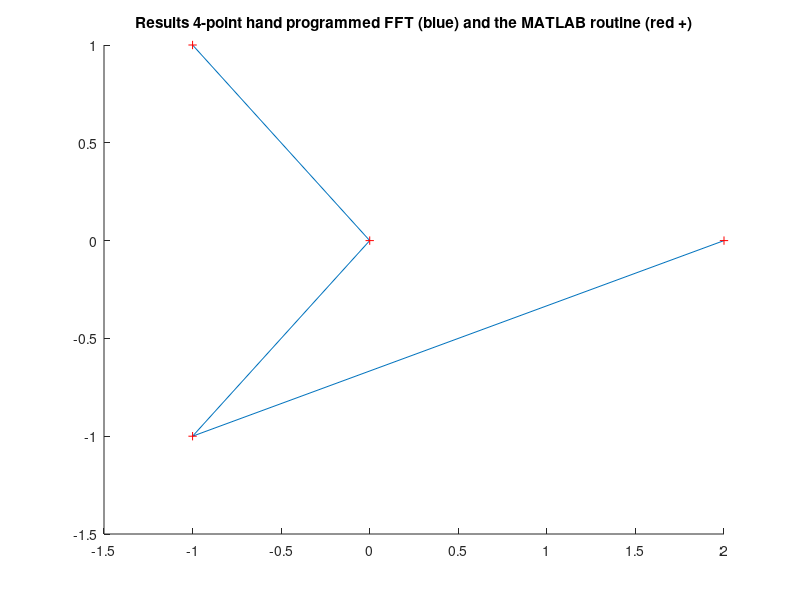

MATLAB code to generate this figure:
% pr6_1.m
% A four point FFT

clear;

x(0+1)=0;               % input time series x(n) 
x(1+1)=1;               % Indices are augmented by 1 
x(2+1)=1;
x(3+1)=0;

W4=exp(-j*2*pi/4);      % the W4 twiddle factor
W0=W4^0;                % and the 0-3rd powers
W1=W4^1;
W2=W4^2;
W3=W4^3;

X(0+1)=(x(0+1)+x(2+1)*W0)+W0*(x(1+1)+x(3+1)*W0);
X(1+1)=(x(0+1)+x(2+1)*W2)+W1*(x(1+1)+x(3+1)*W2);
X(2+1)=(x(0+1)+x(2+1)*W0)+W2*(x(1+1)+x(3+1)*W0);
X(3+1)=(x(0+1)+x(2+1)*W2)+W3*(x(1+1)+x(3+1)*W2);

% check with MatLab fft
fx=fft(x);

figure
hold
plot(X);
plot(fx,'r+');
title('Results 4-point hand programmed FFT (blue) and the MATLAB routine (red +)')
